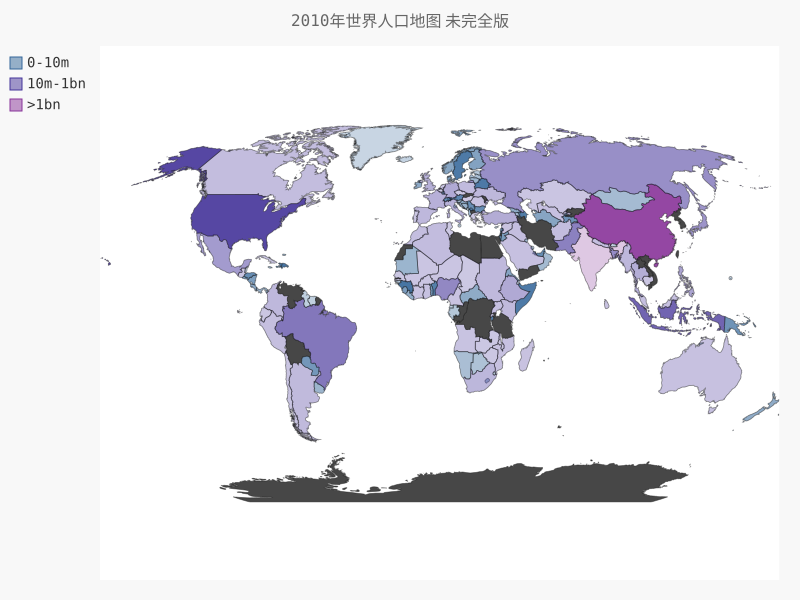

Python code for this plot:
#!/usr/bin/env python3
# -*- coding: utf-8 -*-
import json

import pygal
from pygal.style import RotateStyle, LightColorizedStyle

from country_codes import get_country_code

# 将数据打印到一个列表中
filename = 'population_data.json'
with open(filename) as f:
    pop_data = json.load(f)
    
# 创建一个包含人口数量的字典
cc_populations = {}

# 打印每个国家2010年的人口
for pop_dict in pop_data:
    if pop_dict['Year'] == '2010':
        country_name = pop_dict['Country Name']
        population = int(float(pop_dict['Value']))
        #print(country_name + ':' + str(population))
        code = get_country_code(country_name)
        if code:
            cc_populations[code] = population

# 根据人口数量将国家分为三组
cc_pops_1, cc_pops_2, cc_pops_3 = {}, {}, {}
for cc, pop in cc_populations.items():
    if pop < 10000000:
        cc_pops_1[cc] = pop
    elif pop < 1000000000:
        cc_pops_2[cc] = pop
    else:
        cc_pops_3[cc] = pop
            

wm_style = RotateStyle('#336699', base_style=LightColorizedStyle)            
wm = pygal.Worldmap(style=wm_style)
wm.title = '2010年世界人口地图 未完全版'
wm.add('0-10m', cc_pops_1)
wm.add('10m-1bn', cc_pops_2)
wm.add('>1bn', cc_pops_3)

wm.render_to_file('world_population.svg')
